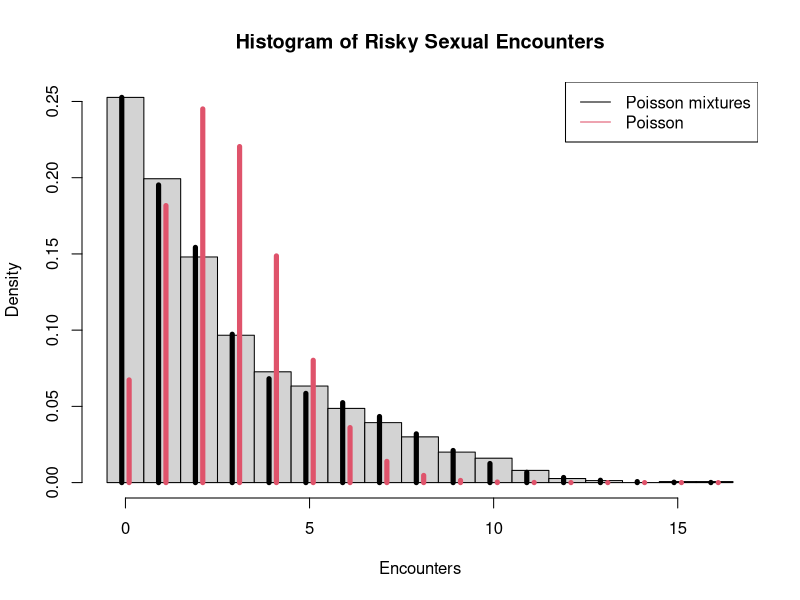
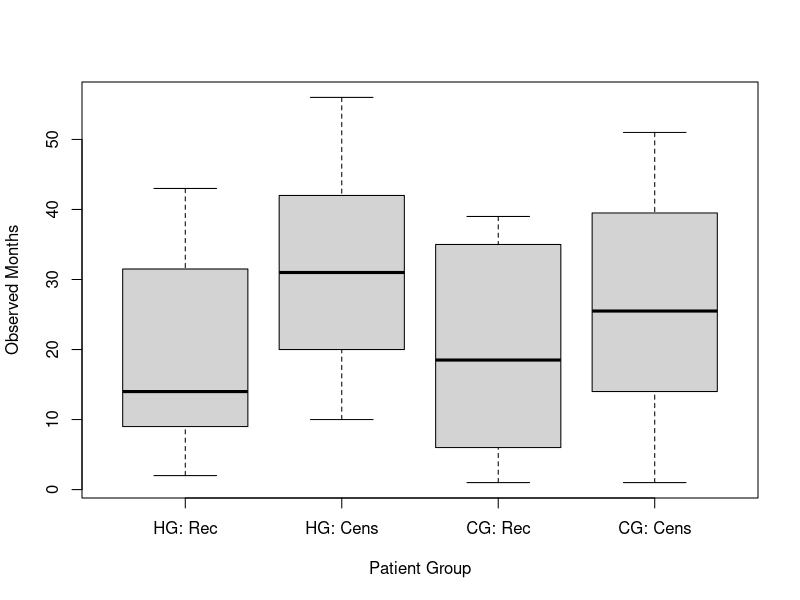
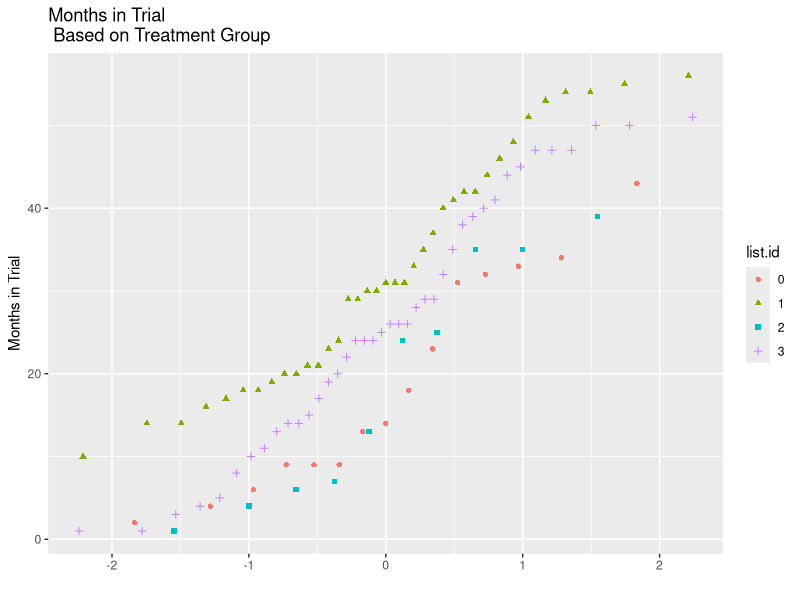
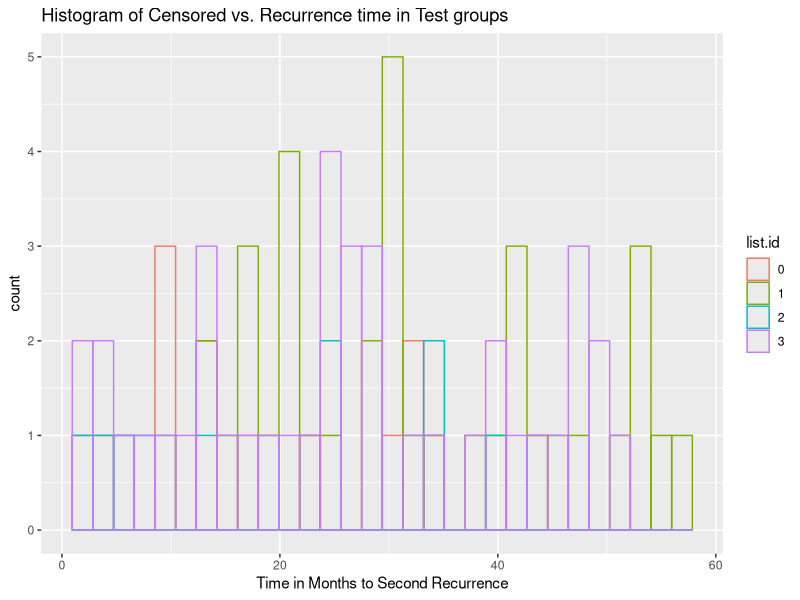
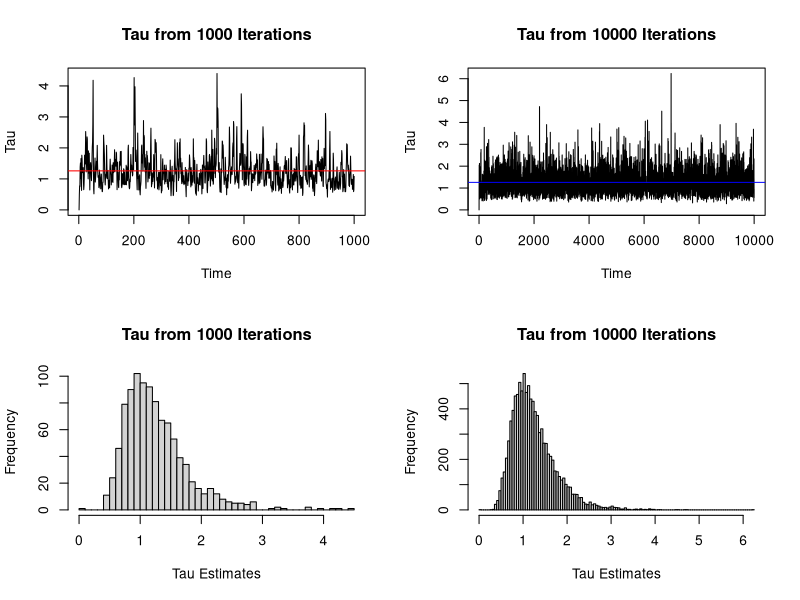
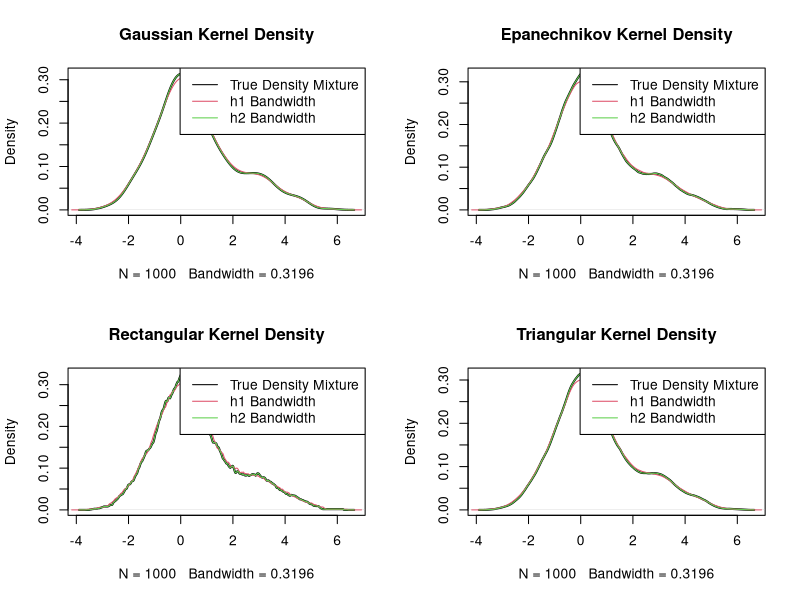

Write the R code that produced these figures, in order.
## ---- chunk 1
knitr::opts_chunk$set(echo = TRUE,tidy.opts=list(width.cutoff=60),tidy=TRUE)
## ---- chunk 2
set.seed(475)
#initialize variables
data = data.frame(enc=0:16,
               freq=c(379,299,222,145,109,95,73,59,45,30,24,12,4,2,0,1,1))
N = sum(data$freq)
y = rep(data$enc,data$freq)
alpha = 0.5
beta = 0.8
mu = 2
lambda = 15
param = c(alpha,beta,mu,lambda)
param.guess = c(0.1,0.2,3,4)
tol = 1e-10
tol.cur = 100
time = 0
i = 0:16
#functions
log.likelihood <- function(alpha,beta,mu,lambda,x){
  l = 0
    alpha = exp(alpha)/(1+exp(alpha))
  beta = exp(beta)/(1+exp(beta))
  mu = exp(mu)/(1+exp(mu))
  lambda = exp(lambda)/(1+exp(lambda))
  for(i in 1:length(x$enc))
  {
    e = x$enc[i]
    n = x$freq[i]
    if(e==0){
      l = l + n*log   (alpha + beta*exp(-mu) + (1-alpha-beta)*exp(-lambda))
      print(l)
    }
    else{
      l = l + n*log(beta*(mu^e)*exp(-mu) + (1-alpha-beta)*exp(-lambda)*lambda^e)-log(factorial(e))
      print(l)
    }
  }
  return(l)
}

#EM Algorithm
while(tol.cur > tol){
  pi = (beta*exp(-mu)*mu^i) + ((1-alpha-beta)*exp(-lambda)*lambda^i)
  pi[1] = pi[1] + alpha
  z.stat = alpha/(pi[1])
  t.stat = (beta*(mu^i)*exp(-mu))/pi
  p.stat = ((1-alpha-beta)*exp(-lambda)*lambda^i)/pi
  alpha = (data$freq[1]*z.stat)/N
  beta = sum(data$freq*t.stat)/N
  mu = sum(i*data$freq*t.stat)/sum(data$freq*t.stat)
  lambda = sum(i*data$freq*p.stat)/sum(data$freq*p.stat)
  new.param = c(alpha,beta,mu,lambda)
  tol.cur = sum(abs(new.param-param))
  param = new.param
  time = time + 1
}
param

hist(rep(data$enc,data$freq),breaks=-0.5+c(0:17),freq=F,main = "Histogram of Risky Sexual Encounters",xlab = "Encounters")
#hist(y,freq=F)
z = 0:16
prob = (beta*exp(-mu)*mu^z + (1-alpha-beta)*exp(-lambda)*lambda^z)/(factorial(z))
prob[1] = prob[1]+alpha
for(i in 1:length(z)){
  lines(c(z[i]-0.1,z[i]-0.1),c(0,prob[i]),lwd=5,col=1)
}

pois.hat = mean(y)

for(i in 1:length(z)){
  lines(c(z[i]+0.1,z[i]+0.1),c(0,dpois(z[i],pois.hat)),lwd=5,col=2)
}

legend("topright",c("Poisson mixtures","Poisson"),lty=1,col=1:2)

## ---- chunk 3
#standard error
#Use log likelihood at theta.hat values (i.e. new parameter values)
set.seed(1234)
data = data.frame(enc=0:16,
               freq=c(379,299,222,145,109,95,73,59,45,30,24,12,4,2,0,1,1))
tol = 1e-10
B = 1000
result.boot <- NULL
alpha <- 1
beta <- 2
mu <- 4
lambda <- 10
param <- c(alpha,beta,mu,lambda)

for(j in 1:B){
  #randomize samples
  data.boot <- rmultinom(1,sum(data$freq),prob = data$freq/length(data$freq))
  #set initial values
  tol.cur <- 100
  N <- sum(data.boot)
  i = c(0:16)
  #loop
  while(tol.cur > tol){
    pi = (beta*exp(-mu)*mu^i) + ((1-alpha-beta)*exp(-lambda)*lambda^i)
    pi[1] = pi[1] + alpha
    z.stat = alpha/(pi[1])
    t.stat = (beta*(mu^i)*exp(-mu))/pi
    p.stat = ((1-alpha-beta)*exp(-lambda)*(lambda^i))/pi
    
    alpha = (data.boot[1]*z.stat)/N
    beta = sum(data.boot*t.stat)/N
    mu = sum(i*data.boot*t.stat)/sum(data.boot*t.stat)
    lambda = sum(i*data.boot*p.stat)/sum(data.boot*p.stat)
    
    new.param = c(alpha,beta,mu,lambda)
    tol.cur = sum(abs(new.param-param))
    param = new.param
  }
  result.boot <- rbind(result.boot,param)
}
result.boot[B,]
cov(result.boot) #covariance matrix to show standard error
#pairwise correlation
cor(result.boot)
## ---- chunk 4
#Metropolis Samples (Symmetric Proposal Distribution)
set.seed(575)
#initialize variables and constants
data = data.frame(enc=0:16,freq=c(379,299,222,145,109,95,73,59,45,30,24,12,4,2,0,1,1))
N = sum(data$freq)
y = rep(data$enc,data$freq)
reject <- 0
alpha = rep(0,N)
beta = rep(0,N)
mu = rep(0,N)
lambda = rep(0,N)
minn = -1
maxx = 1

#functions
log.likelihood <- function(alpha,beta,mu,lambda,x){
  l = 0
  #reparameterization
  alpha = exp(alpha)/(1+exp(alpha))
  beta = exp(beta)/(1+exp(beta))
  mu = exp(mu)/(1+exp(mu))
  lambda = exp(lambda)/(1+exp(lambda))
  for(i in 1:length(x$enc))
  {
    e = x$enc[i]
    n = x$freq[i]
    if(e==0){
      l = l + n*log(alpha + beta*exp(-mu) + (1-alpha-beta)*exp(-lambda))
      print(l)
    }
    else{
      l =l + n*log(beta*(mu^e)*exp(-mu) + (1-alpha-beta)*exp(-lambda)*lambda^e)-log(factorial(e))
      print(l)
    }
  }
  return(l)
}

#initialize sample values i.e chains
alpha[1] = rnorm(1,0,1)
beta[1] = rnorm(1,0,1)
mu[1] = rnorm(1,0,1)
lambda[1] = rnorm(1,0,1)
sigma = 1
i = 1

# for(i in 2:N){
# 
#   #sample from proposal distribution (symmetrical)
#   alpha.star <- rnorm(1,mean = alpha[i-1], sd = sigma)
#   beta.star <- rnorm(1,mean = beta[i-1], sd = sigma)
#   mu.star <- rnorm(1,mean = mu[i-1], sd = sigma)
#   lambda.star <- rnorm(1,mean = lambda[i-1], sd = sigma)
#   print(c(alpha.star,beta.star,mu.star,lambda.star))
# 
#   num <- log.likelihood(alpha.star,beta.star,mu.star,lambda.star,data)
#   dem <- log.likelihood(alpha[i-1],beta[i-1],mu[i-1],lambda[i-1],data)
#   ratio <- exp(num) - exp(dem)
#   accept.prob <- min(1,ratio)
#   U = runif(1)
# 
#   if(U <= accept.prob){
#     alpha[i] <- alpha.star
#     beta[i] <- beta.star
#     mu[i] <- mu.star
#     lambda[i] <- lambda.star
#   }
#   else{
#     alpha[i] <- alpha[i-1]
#     beta[i] <- beta[i-1]
#     mu[i] <- mu[i-1]
#     lambda[i] <- lambda[i-1]
#     reject = reject + 1
#   }
# }
#   # alpha = exp(alpha)/(1+exp(alpha))
#   # beta = exp(beta)/(1+exp(beta))
#   # mu = exp(mu)
#   # lambda = exp(lambda)
# c(mean(alpha),mean(beta),mean(mu),mean(lambda))
# print("Rejection Rate:")
# 100*(reject/N)

## ---- chunk 5
set.seed(12345)
library(ggplot2)
#initialize data sets
hormone.rec <- c(2,4,6,9,9,9,13,14,18,23,31,32,33,34,43)
lab.h.r <- rep(0,length(hormone.rec))
hormone.cens <- c(10,14,14,16,17,18,18,19,20,20,21,21,23,24,29,29,30,30,31,31,31,33,35,37,40,41,42,42,44,46,48,51,53,54,54,55,56)
lab.h.c <- rep(1,length(hormone.cens))
control.rec = c(1,4,6,7,13,24,25,35,35,39)
lab.c.r <- rep(2,length(control.rec))
control.cens = c(1,1,3,4,5,8,10,11,13,14,14,15,17,19,20,22,24,24,24,25,26,26,26,28,29,29,32,35,38,39,40,41,44,45,47,47,47,50,50,51)
lab.c.c <- rep(3,length(control.cens))
list.id <- c(lab.h.r,lab.h.c,lab.c.r,lab.c.c)
dat.df <- c(hormone.rec,hormone.cens,control.rec,control.cens)

cancer.dat <- data.frame(dat.df,list.id)
cancer.dat$list.id <- as.factor(cancer.dat$list.id)

#part a: Plots and quantiles
dat.list <- list(hormone.rec,hormone.cens,control.rec,control.cens)
boxplot(dat.list, range = 0.0, names = c("HG: Rec","HG: Cens","CG: Rec","CG: Cens"),xlab = "Patient Group",ylab = "Observed Months")

p <- qplot(sample = dat.df,data = cancer.dat, color = list.id, shape = list.id)
p + labs(title = "Months in Trial \n Based on Treatment Group", y = "Months in Trial")

ggplot(cancer.dat,aes(x = dat.df, fill = list.id, color = list.id))+ geom_histogram(position = "identity", fill = "transparent") + labs(title = "Histogram of Censored vs. Recurrence time in Test groups", x = "Time in Months to Second Recurrence")

#part c: Gibbs Sampler
#Initialize and prepare recurrence and censored data based on patient group
delta.h <- c(rep(1,length(hormone.rec)),rep(0,length(hormone.cens)))
delta.c <- c(rep(1,length(control.rec)),rep(0,length(control.cens)))
dat.hormone <- data.frame(x = c(hormone.rec,hormone.cens),delta.h)
dat.control <- data.frame(x = c(control.rec,control.cens),delta.c)
a = 3
b = 1
c = 60
d = 120

gibbs <- function(dat.control,dat.hormone,n){
  mat <- matrix(ncol = 2, nrow = n)
  tau <- 0
  theta <- 0
  mat[1,] <- c(theta,tau)
  for(i in 2:n){
    theta <- rgamma(1,shape = a+1+sum(dat.control$delta.c)+sum(dat.hormone$delta.h),rate = sum(dat.control$x)+tau*sum(dat.hormone$x)+c+d*tau)
    tau <- rgamma(1,shape = b+1+sum(dat.hormone$delta.h),theta*sum(dat.hormone$x)+theta*d)
    mat[i,] <- c(theta,tau)
  }
  return(mat)
}

gibby <- gibbs(dat.control,dat.hormone,1000)
c(mean(gibby[,1]),mean(gibby[,2]))
gibbies <- gibbs(dat.control,dat.hormone,10000)
c(mean(gibbies[,1]),mean(gibbies[,2]))
#Convergence diagnostics
par(mfrow=c(2,2))
plot(ts(gibby[,2]),main = "Tau from 1000 Iterations",ylab = "Tau")
abline(h = mean(gibby[,2]),col = "red")
plot(ts(gibbies[,2]),main = "Tau from 10000 Iterations",ylab = "Tau")
abline(h = mean(gibby[,2]),col = "blue")
hist(gibby[,2],40,main = "Tau from 1000 Iterations",xlab = "Tau Estimates")
hist(gibbies[,2],100,main = "Tau from 10000 Iterations",xlab = "Tau Estimates")


## ---- chunk 6
set.seed(775)
n <- 1000 #sample size
comp <- sample(1:2, prob = c(0.8,0.2), size = n, replace = TRUE)
mix <- 0.8*rnorm(n,0,1) + 0.2*rnorm(n,3,1)
mu = c(0,3)
stan.dev = c(1,1)
samp <- rnorm(n, mean = mu[comp], sd = stan.dev[comp])

h1 <- 1.06*(n^(-1/5))*sd(samp)
h2 <- 0.9*(n^(-1/5))*min(sd(samp),(IQR(samp))/1.34)
k.gauss <- function(t){return((1/sqrt(2*pi))*-0.5*t^2)}

plot(density(samp),col = 1,main = "Gaussian Kernel Density", lwd = 2) #true density estimate
lines(density(samp, bw = h1, kernel = "gaussian"),col = 2)
lines(density(samp, bw =h2, kernel = "gaussian"),col = 3)
legend("topright",c("True Density Mixture","h1 Bandwidth","h2 Bandwidth"),lty=1,col=1:3)

#part b
plot(density(samp, kernel = "epanechnikov"),col = 1,main = "Epanechnikov Kernel Density", lwd = 2) #true density estimate
lines(density(samp, bw = h1, kernel = "epanechnikov"),col = 2)
lines(density(samp, bw =h2, kernel = "epanechnikov"),col = 3)
legend("topright",c("True Density Mixture","h1 Bandwidth","h2 Bandwidth"),lty=1,col=1:3)

plot(density(samp, kernel = "rectangular"),col = 1,main = "Rectangular Kernel Density",lwd = 2) #true density estimate
lines(density(samp, bw = h1, kernel = "rectangular"),col = 2)
lines(density(samp, bw =h2, kernel = "rectangular"),col = 3)
legend("topright",c("True Density Mixture","h1 Bandwidth","h2 Bandwidth"),lty=1,col=1:3)

plot(density(samp, kernel = "triangular"),col = 1,main = "Triangular Kernel Density", lwd = 2) #true density estimate
lines(density(samp, bw = h1, kernel = "triangular"),col = 2)
lines(density(samp, bw =h2, kernel = "triangular"),col = 3)
legend("topright",c("True Density Mixture","h1 Bandwidth","h2 Bandwidth"),lty=1,col=1:3)

